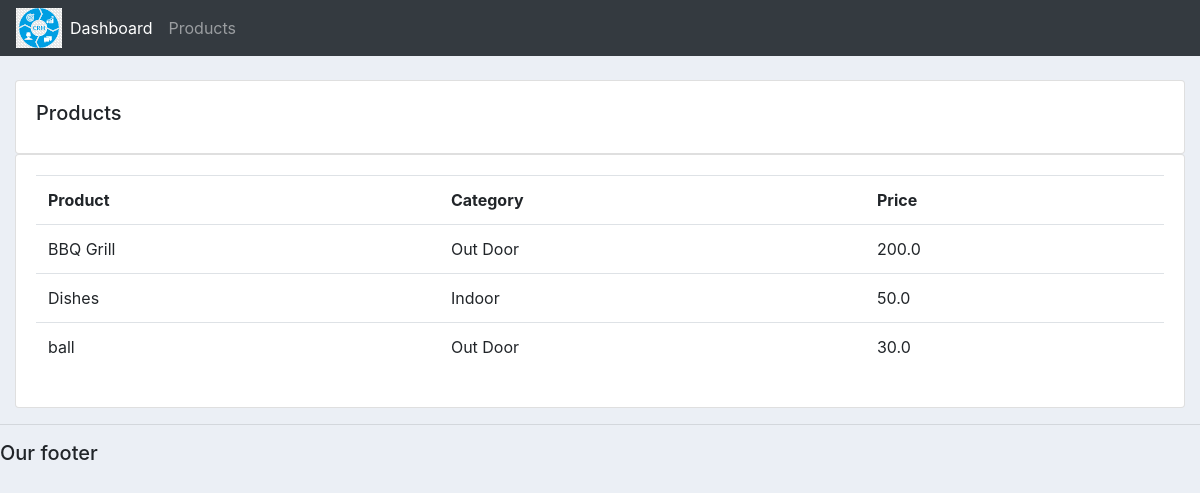
Screenshot of /products/ with the database file from the repository.
### accounts/models.py (models this page shows, shortened)
class Product(models.Model):
    CATEGORY =(
        ('Indoor','Indoor'),
        ('Out Door', 'Out  Door'),
        )
    name = models.CharField(max_length=50, null = True)
    price = models.FloatField(null = True)
    category = models.CharField(max_length =200, null =True , choices = CATEGORY)
    description = models.CharField(max_length = 200, null=True, blank =True)
    data_created = models.DateTimeField(auto_now_add=True, null=  True)
    tags = models.ManyToManyField(Tag)

### accounts/views.py (the view)
# urls.py: path('products/', views.products, name  ='products'),
def products(request):
    products = Product.objects.all()
    return render(request, 'accounts/products.html',{'products':products})

### accounts/templates/accounts/products.html
{%  extends 'accounts/main.html' %}
{% block content %}
		<br>
		<div class="row">
			<div class="col-md">
				<div class="card card-body">
					<h5>Products</h5>
				</div>
				<div class="card card-body">
					<table class="table">
						<tr>
							<th>Product</th>
							<th>Category</th>
							<th>Price</th>
						</tr>
						{% for i in products %}
							<tr>
								<td>{{i.name}}</td>
								<td>{{i.category}}</td>
								<td>{{i.price}}</td>
							</tr>
						{% endfor %}
					</table>
				</div>
			</div>
		</div>
{% endblock content %}

### accounts/static/accounts/css/main.css (style rules this page uses)
body { background-color: #ebeff5; }

### rows the page displays
Product: name "BBQ Grill", category "Out Door", price "200.0"
Product: name "Dishes", category "Indoor", price "50.0"
Product: name "ball", category "Out Door", price "30.0"
